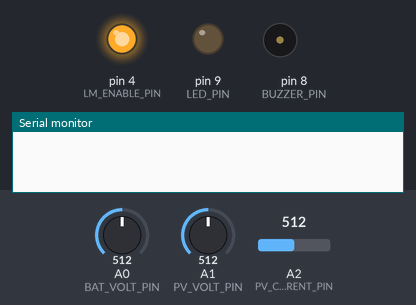
The sketch below on a simulated Arduino Uno, built with avr-gcc and run on an emulated ATmega328P. Shown: output pins drawn as LEDs (lit = HIGH), buzzer (waves = sounding, pin HIGH), the last lines printed to the serial monitor. The test bench sets the inputs (shaded band); at power-on: A0 (BAT_VOLT_PIN) = 512, A1 (PV_VOLT_PIN) = 512, A2 (PV_CURRENT_PIN) = 512.

Above: at 0.1 s.
At 1.6 s:
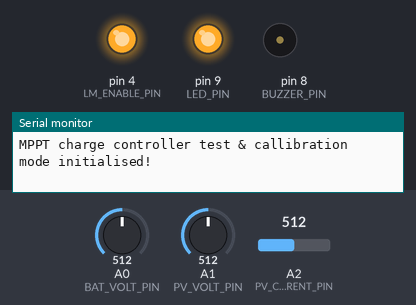
At 3.8 s:
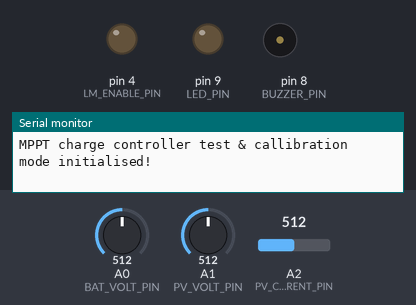
Timing chart, 0 to 5.3 s (numbered marks = the images above):
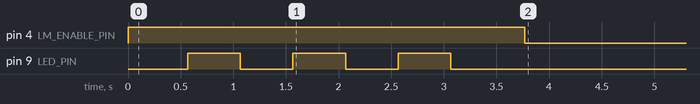

The sketch:

Atmega328_callibration_and_tests_OOP.ino
```cpp
/*  Name: MPPT Solar Charger with Bluetooth communication | Test & callibration code (with objects)
 *  Author: Karol Wojsław
 *  Date: 08/06/2021 (last release)
 *  Description: Code for Atmega328 microcontroller on MPPT charge controller board based on LM2576 switching voltage regulator aimed to test
 *  all of the basic components of the board.
 */

/* Include premade libraries and additional files */
#include <SoftwareSerial.h>   // Software serial port library
#include <Wire.h>             // I2C bus library
#include "Solar_charger.h"    // Solar charger board library

Solar_charger testBoard;                        // Create testBoard object
SoftwareSerial btModule(BT_TX_PIN, BT_RX_PIN);  // Create SoftwareSerial object and define Software serial port


/* ----------------------------------------------------- Setup function ---------------------------------------------------------- */
void setup() {
  btModule.begin(9600);       // Software Serial port configuration (baud rate: 9600)
  Serial.begin(9600);         // Serial port configuration (baud rate: 9600)
  delay(500);

  Serial.println("MPPT charge controller test & callibration mode initialised!"); // Standard Serial port test
  btModule.println("MPPT charge controller test & callibration mode initialised!"); // Bluetooth module test

  testBoard.ledBlink();   // Built-in LED indicator test
  //testBoard.buzzer();     // Built-in buzzer test
}


/* ----------------------------------------------------- Loop function ---------------------------------------------------------- */
void loop() {
  testBoard.setCharging(40); // Set the feedback voltage to 50 mV

  // Variables declaration and initialisation
  unsigned long BAT_voltage = 0, PV_voltage = 0, PV_current = 0, Power_in = 0, Power_out = 0, Bat_SOC = 0;

  testBoard.LM2576(ON);   // LM2576 switching regulator enable test
  //delay(4000);
  //testBoard.LM2576(OFF);  // LM2576 switching regulator disable test

  /* Note: Use this section after completing primary test and connecting power supply to both PV and Battery Port */

  /* Voltage and current measurement test */
  BAT_voltage = testBoard.get(BAT_VOLTAGE);  // Calculate Battery voltage
  PV_voltage = testBoard.get(PV_VOLTAGE);    // Calculate PV panel voltage
  PV_current = (((testBoard.get(PV_CURRENT)-PV_cur_Vofset)*5)/4); // Calculate PV current (1 mA = 0.8 mV)

  Serial.print("\n\n---------------------------------");
  Serial.print("\nBat voltage = ");
  Serial.print(BAT_voltage);
  Serial.print(" mV\nPV voltage = ");
  Serial.print(PV_voltage);
  Serial.print(" mV\nPV current = ");
  Serial.print(PV_current);
  Serial.print(" mA\n");

  Power_in = (PV_current * PV_voltage)/1000;   // Calculate Power in
  Power_out = (PV_current * BAT_voltage)/1000; // Calculate Power out
  Bat_SOC = ((BAT_voltage - 11820)/13);   // Calculate State of charge of the battery

  Serial.print("\nPower in = ");
  Serial.print(Power_in);
  Serial.print(" mW\nPower out = ");
  Serial.print(Power_out);
  Serial.print(" mW\nState of charge = ");
  Serial.println(Bat_SOC);

  /* Note: Use this section after completing primary test and deconnecting power supply */
  // testBoard.setCharging(100); // Setting voltage test

  delay(5000); // Wait 10 seconds before the next itteration of the loop
}
```

Solar_charger.cpp
```cpp
/*  Name: Solar_charger.cpp
 *  Description: MPPT Solar Charger board with Bluetooth communication | Board library
 *  Author: Karol Wojsław
 *  Date: 08/06/2021 (last release)
 */

#include <Adafruit_MCP4725.h> // Current sensor library
#include "Solar_charger.h"    // Library header file

/* ------------------------------- */
/* Solar_charger class constructor */
Solar_charger::Solar_charger() {
  // Input-output pin mode definition
  pinMode(BAT_VOLT_PIN, INPUT);
  pinMode(PV_VOLT_PIN, INPUT);
  pinMode(PV_CURRENT_PIN, INPUT);
  pinMode(LM_ENABLE_PIN, OUTPUT);
  pinMode(BT_TX_PIN, INPUT);
  pinMode(BT_RX_PIN, OUTPUT);
  pinMode(BUZZER_PIN, OUTPUT);
  pinMode(LED_PIN, OUTPUT);

  // Output state change to default on startup
  digitalWrite(LM_ENABLE_PIN, HIGH);  // Turn off LM2576 switching off buck converter by default
  digitalWrite(BUZZER_PIN, LOW);      // Turn off buzzer by default
  digitalWrite(LED_PIN, LOW);         // Turn off LED indicator by default
}

/* ------------------------------------------------------------------------------------- */
/* Method that measure average of n readings from the input_pin and returns value in mV. */
int Solar_charger::get(int command) {
  if(command == 1) {
    input_pin = BAT_VOLT_PIN;
    V_div_R1 = R4;
    V_div_R2 = R5;
  } else if(command == 2) {
    input_pin = PV_VOLT_PIN;
    V_div_R1 = R2;
    V_div_R2 = R3;
  } else if(command == 3) {
    input_pin = PV_CURRENT_PIN;
    V_div_R1 = 0; // No voltage divider for current sensor
    V_div_R2 = 1;
  } else {
    return -1; // Return error (-1) if command is undefined
  }

  int n = 100; // Number of measurements
  unsigned long readings_avr_mV, Vin_avr_mV, readings_sum = 0UL;

  for(int i = 0; i < n; i++) { // Take n measurements
    readings_sum += analogRead(input_pin);  // Add a 10-bit (0-1024) value read to readings_sum
    delay(5); //Atmega328 takes ~0.1 ms to read an analog val. Wait 5 ms between readings for better performance
  }
  readings_avr_mV = map((readings_sum / n), 0, 1024, 0, Vin_mV);
  Vin_avr_mV = (readings_avr_mV *((long)V_div_R1 + V_div_R2))/(V_div_R2);

  return Vin_avr_mV; //Return the average of n readings in mV
}


/* ----------------------------------------------------------------------- */
/* Method that change the charging voltage (LM2576 Vout) to a given value  */
void Solar_charger::setCharging(unsigned long Voltage_mV) {
  Adafruit_MCP4725 MCP4725_DAC;       // Create MCP4725_DAC object
  MCP4725_DAC.begin(0x60);            // MCP4725 digital DAC I2C configuration (Adress: 0x60)
  delay(200);

  MCP4725_DAC.setVoltage(Voltage_mV, false); //12-bit  resolution: values between 0 - 4095;  1.263mV per LSB (example for Vin 5.17 V)
}


/* ------------------------------------------------- */
/* Method that blink with LED indicator on the board */
void Solar_charger::ledBlink() {
  for(int i = 0; i < 3; i++) { // Blink 3 times with LED indicator
    digitalWrite(LED_PIN, HIGH);
    delay(500);
    digitalWrite(LED_PIN, LOW);
    delay(500);
  }
}


/* -------------------------------------------------------------- */
/* Method that turn on and off the buzzer on the board three times*/
void Solar_charger::buzzer() {
  for(int i = 0; i < 3; i++) { // Blink 3 times with LED indicator
    tone(BUZZER_PIN, 1000, 250);
    delay(500);
  }
}


/* --------------------------------------------- */
/* Method for turning on/off the LM Switching IC */
void Solar_charger::LM2576(int state){
  digitalWrite(LM_ENABLE_PIN, state); // Turn on/off LM2576
}
```

Solar_charger.h
```cpp
/*  Name: Solar_charger.h
 *  Description: MPPT Solar Charger board with Bluetooth communication | Board library
 *  Author: Karol Wojsław
 *  Date: 08/06/2021 (last release)
 */

#ifndef Solar_charger_h
#define Solar_charger_h

#include <Arduino.h> // Include standard Arduino header file

/* Define pin allocations of Atmega328 on MPPT Solar Charger board */
#define BAT_VOLT_PIN    A0  // Bat voltage on PC0
#define PV_VOLT_PIN     A1  // PV voltage on PC1
#define PV_CURRENT_PIN  A2  // PV current on PC2
#define LM_ENABLE_PIN   4   // LM enable on PD4
#define BT_TX_PIN       5   // Bluetooth TX (Transmit) on PD5
#define BT_RX_PIN       6   // Bluetooth RX (Receive) on PD6
#define BUZZER_PIN      8   // Buzzer on PB0
#define LED_PIN         9   // LED indicator on PB1

/* Define command number for use with get method */
#define BAT_VOLTAGE     1   // Measuring Bat voltage is associated with command 1
#define PV_VOLTAGE      2   // Measuring PV voltage is associated with command 2
#define PV_CURRENT      3   // Measuring PV current is associated with command 3

/* Define LM2576 operation modes */
#define ON  0 // LM2576 is on when the OFF pin is grounded
#define OFF 1 // LM2576 is turned off when the OFF pin is abouve the threshold voltage

/* Fill in values below after callibration for improved precision of measurements and charger performance */
#define Vin_mV 5090       // Atmega328 supply voltage in mV - increased by 25 mV for more precise calculations (systematic error)
#define PV_cur_Vofset 355 // Voltage in mV to be subtracted from PV_current sensor readings (systematic error)
#define R2  4680          // R2 resistance in Ohms
#define R3  976           // R2 resistance in Ohms
#define R4  4790          // R4 resistance in Ohms
#define R5  976           // R5 resistance in Ohms

class Solar_charger {
  public:
    Solar_charger();
    int get(int command);
    void setCharging(unsigned long Voltage_mV);
    void ledBlink();
    void buzzer();
    void LM2576(int state);

  private:
    int input_pin, V_div_R1, V_div_R2, n;
    unsigned long readings_avr_mV, Vin_avr_mV, readings_sum;
};

#endif
```

Measured:
- by itself, pin 4 (LM_ENABLE_PIN): HIGH → LOW at 3.8 s
